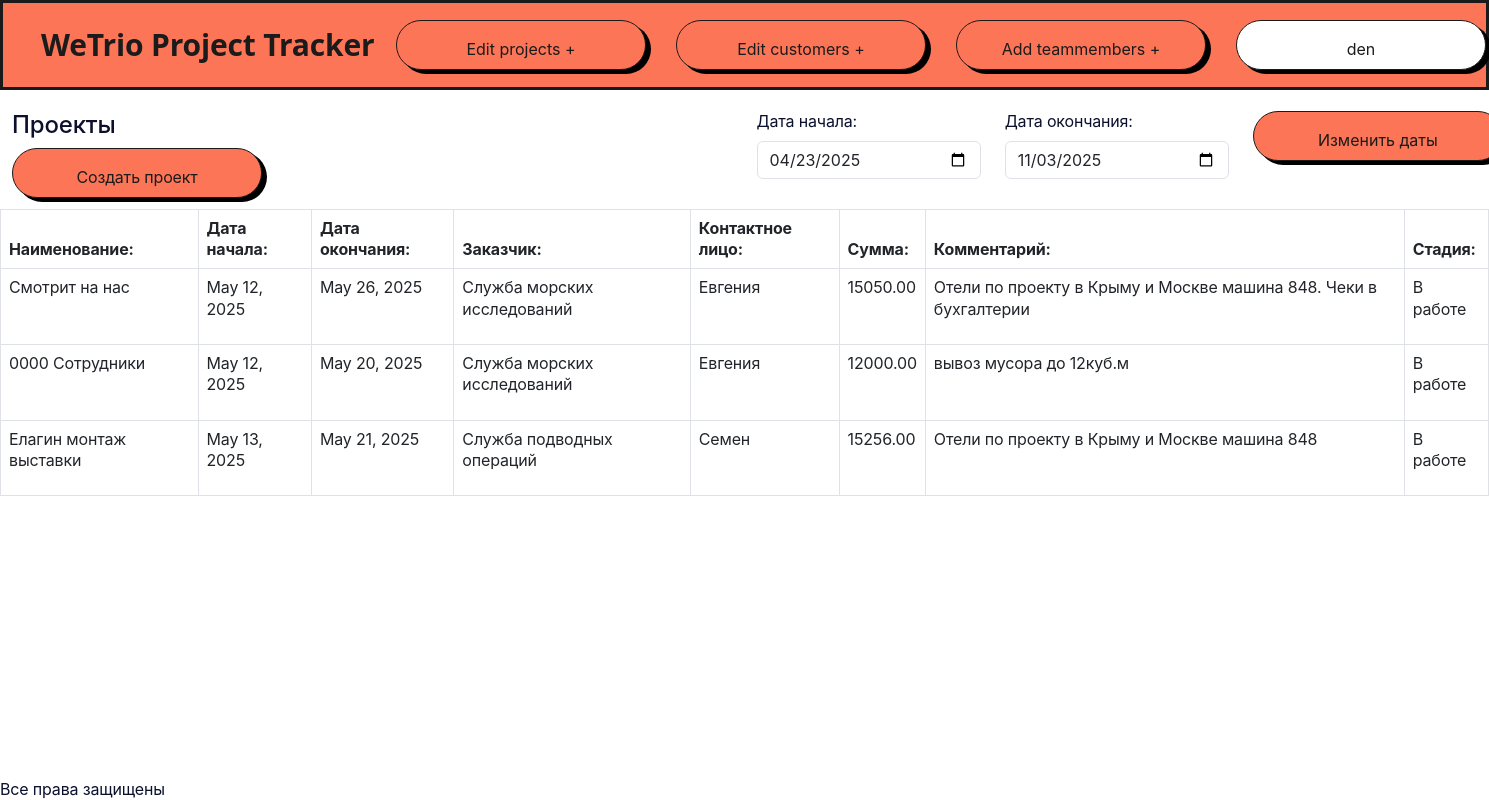
The app's page /read_projects/ (signed in) with its own data.
### prjcalendar/models.py (models this page shows, shortened)
class Project(models.Model):
    name_prj = models.CharField(max_length=200, unique=False)
    date_start = models.DateField(auto_now_add=False)
    date_finish = models.DateField(auto_now_add=False)
    contact_customer = models.ForeignKey(
        Customer, on_delete=models.PROTECT, blank=True, null=True)
    comments = models.TextField(blank=True)
    sum_prj = models.DecimalField(
        default=99999999.99, max_digits=12, decimal_places=2)
    progress = models.ForeignKey(
        Progress, on_delete=models.PROTECT, blank=True, null=True)
    color = models.CharField(
        max_length=7, default="#007bff", verbose_name="Цвет проекта")
    isDeleted = models.BooleanField(default=False)
    def __str__(self):
        return f'Проект: {self.name_prj}, даты работы ({self.date_start} -  {self.date_finish})'

class Customer(models.Model):
    name_firm = models.CharField(max_length=100, unique=True, blank=False)
    name_contact = models.CharField(max_length=100, unique=False, blank=True)
    phone = models.CharField(max_length=30, unique=False, blank=True)
    email = models.EmailField(max_length=100, blank=True)
    comments = models.CharField(max_length=200, unique=False, blank=True)
    isDeleted = models.BooleanField(default=False)

class Progress(models.Model):
    name_progress = models.CharField(max_length=40, unique=True)

### prjcalendar/project.py (the view)
# urls.py: path('read_projects/', read_projects, name='read projects base'),
@login_required
def read_projects(request):
    if request.method == 'POST':
        date_today = datetime.datetime.now()
        if request.POST.get('date_start') != "":
            date_st = datetime.datetime.strptime(
                request.POST.get('date_start'), '%Y-%m-%d')
        else:
            date_st = date_st = date_today
        if request.POST.get('date_finish') != "":
            date_fin = datetime.datetime.strptime(
                request.POST.get('date_finish'), '%Y-%m-%d')
        else:
            date_fin = date_today + datetime.timedelta(days=14)
        if date_fin < date_st:
            date_fin = date_st
    else:
        date_today = datetime.datetime.now()
        date_st = date_today - datetime.timedelta(days=180)
        date_fin = date_today + datetime.timedelta(days=14)
    projects = Project.objects.filter(
        date_start__range=[date_st, date_fin]).filter(
        date_finish__range=[date_st, date_fin])
    logger.info(f'Распечатали список проектов: {projects}')
    return render(request, "prjcalendar/projects_table.html", context={"date_start": date_st, "date_finish": date_fin, "projects": projects, "title": "Проекты"})

### prjcalendar/templates/prjcalendar/projects_table.html (shortened to what this page needs)
{% extends 'prjcalendar/base.html' %}
{% block content %}
  <div class="row">
    <div class = "col-md-6 ">
      <h4 class="h4 col-md-9">{{ title }}</h4>
      <a class="btn btn-btn btn-md col-md-5" href="{% url 'add projects to base' %}" role="button">Создать проект</a>
    </div>
    <div class = "col-md-6 bordered1">
      <form class="row " action="/read_projects/" method="post">
        <div class="col-md-4">
          <label for="date_start" class="form-label">Дата начала:</label>
          <input type="date" class="form-control" id='date_start' name="date_start" value="{{date_start|date:'Y-m-d'}}" />
        </div>
        <div class="col-md-4">
          <label for="date_finish" class="form-label">Дата окончания:</label>
          <input type="date" class="form-control" id='date_finish' name="date_finish" value="{{date_finish|date:'Y-m-d'}}" />
        </div>
        <div class="col-md-4">
          <button class="btn btn-btn ur_edit" type="submit" id="exit">Изменить даты</button>
        </div>
      </form>
    </div>
      <table id="prjTable" class="table table-bordered table-hover">
      <thead>
        <tr>
          <th>Наименование:</th>
          <th>Дата начала:</th>
          <th>Дата окончания:</th>
          <th>Заказчик:</th>
          <th>Контактное лицо:</th>
          <th>Сумма:</th>
          <th>Комментарий:</th>
          <th>Стадия:</th>
        </tr>
      </thead>
        {% for order in projects %}
          <tr  class="clickable" onclick="window.location='/projects/edit/{{ order.id }}/'">
            <td>{{ order.name_prj }}</td>
            <td>{{ order.date_start }}</td>
            <td>{{ order.date_finish }}</td>
            <td>{{ order.contact_customer.name_firm }}</td>
            <td>{{ order.contact_customer.name_contact }}</td>
            <td class="right">{{ order.sum_prj}}</td>
            <td>{{ order.comments }}</td>
            <td class="center">
              {% if order.progress.name_progress == "Завершен" %}
                <p class="tbl_ok">{{ order.progress.name_progress }}</p>
              {% else %}
                <p>{{ order.progress.name_progress }}</p>
              {% endif %}
            </td>
          </tr>
        {% endfor %}
      </table>
    </div>
{% load static %}
{% endblock %}

### prjcalendar/templates/prjcalendar/base.html (shortened to what this page needs)
<!doctype html>
<html lang="en" data-bs-theme="light">
  <head>
    {% load static %}
    <link href="{% static 'css/boxicons.min.css' %}" rel="stylesheet" >
    <link href="{% static 'css/dataTables.min.css' %}" rel="stylesheet" >
    <link href="{% static 'css/dataTables.bootstrap5.min.css'%}" rel="stylesheet">
    <link href="{% static 'css/jquery.dataTables.min.css'%}" rel="stylesheet">
    <link href="{% static 'css/bootstrap.min.css' %}" rel="stylesheet">
    <link href="{% static 'css/main.css' %}" rel="stylesheet">
    <link href="{% static 'css/calendar.css' %}" rel="stylesheet">
    <link href="https://code.jquery.com/ui/1.14.1/themes/base/jquery-ui.css" rel="stylesheet">
    <link href="https://cdnjs.cloudflare.com/ajax/libs/font-awesome/6.0.0/css/all.min.css" rel="stylesheet">
  </head>
  <body>
    <div class="content">
    <header class="site-header specific">
      <nav class="navbar navbar-expand-sm bg-primary fixed-top">
        <div  class="navbar-nav ml-auto mb-2 mb-lg-0">
          <a class="navbar-brand nav-link about" aria-current="page" href="/calendar/">WeTrio Project Tracker</a>
        </div>
        <div class="collapse navbar-collapse" id="navbarNavDropdown">
          <ul class="navbar-nav ml-auto mb-2 mb-lg-0 right-side">
            <li class="nav-item">
              <div class="btn-group">
                <button class="nav-link dropdown btn btn-btn" type="button" id="dropdownMenuButton1" data-bs-toggle="dropdown" aria-expanded="false">
                Edit projects +
              </button>
              </div>
            </li>
            <li class="nav-item">
              <div class="btn-group">
                <button class="nav-link dropdown btn btn-btn" type="button" id="dropdownMenuButton2" data-bs-toggle="dropdown" aria-expanded="false">
                Edit customers +
              </button>
              </div>
            </li>
            <li class="nav-item">
              <div class="btn-group">
                <button class="nav-link dropdown btn btn-btn" type="button" id="dropdownMenuButton3" data-bs-toggle="dropdown" aria-expanded="false">
                Add teammembers +
              </button>
              </div>
            </li>
            <li class="nav-item">
              <div class="btn-group">
                {% if user.is_authenticated %}
                <button class="nav-link dropdown btn btn-btn btn-log" type="button" id="dropdownMenuButton4" data-bs-toggle="dropdown" aria-expanded="false"> {{user.username}}
                </button>
              {% else %}
                <a class="nav-link btn-self btn-log" href="{% url 'login' %}">{{user.last_username}} Login -></a>
              {% endif %}
              </div>
            </li>
          </ul>
        </div>
      </nav>
    </div>
    <main role="main" class="container-fluid">
      <br />
      {% block content %}
      {% endblock %}
      <br />
    </main>
    <footer class="row fixed-bottom modal-footer center">
      <p>Все права защищены</p>
    </footer>
    <link type="text/css" href="{% static 'css/dataTables.min_2.css' %}" rel="stylesheet" >
    <link type="text/css" href="{% static 'css/dataTables.min_1.css' %}" rel="stylesheet" >
  </body>
</html>

### static/css/main.css (style rules this page uses)
body { --bs-body-font-size: 0.8em; --bs-body-line-height: 1em; padding:0; }
.nav-link { margin-left: 30px; }
.right { overflow-x: auto; }
form { display: block; margin-bottom: 30px; }
.about { width: 310px; top: 28px; left: 48px; gap: 0px; opacity: 0px; font-family: system-ui, -apple-system, BlinkMacSystemFont, 'Segoe UI', Roboto, Oxygen, Ubuntu, Cantarell, 'Open Sans', 'Helvetica Neue', sans-serif, 'Roobert'; font-size: 30px; font-weight: 750; line-height: 30px; text-align: left; text-decoration-skip-ink: none; background: #FC7557; color: #1b1b1b; }
.bg-primary { width: 100%; height: 90px; border: 3px solid #1A1A1A; background-color: #FC7557 !important; position: relative; }
.btn-btn { width: 250px; font-weight: 400; height: 50px; padding: 16px 32px 16px 32px; gap: 10px; border-radius: 30px!important; opacity: 0px; background: #FC7557; border: 1px solid #1A1A1A; box-shadow: 5px 4px 0px 0px #000000; color: #1b1b1b; }
.btn-log { background: #FFFFFF; }
body { display: flex; background: #FFFFFF; --bs-body-font-size: 1em; --bs-body-line-height: 1.1em; padding:0; line-height: 1.33337; font-weight: 400; font-family: SF Pro Text, SF Pro Icons, Helvetica Neue, Helvetica, Arial, sans-serif; letter-spacing: -.01em; color: #0b102c; overflow-x: hidden; flex-direction: column; align-items: stretch; }
@media (min-width: 1024px) and (max-width:3000px) { .navbar-collapse { display: flex !important; flex-basis: auto; flex-direction: row-reverse; } }

### static/css/datatables.min_2.css (style rules this page uses)
:root { --dt-row-selected: 13, 110, 253;--dt-row-selected-text: 255, 255, 255;--dt-row-selected-link: 9, 10, 11;--dt-row-stripe: 0, 0, 0;--dt-row-hover: 0, 0, 0;--dt-column-ordering: 0, 0, 0;--dt-html-background: white }

### static/css/datatables.min_1.css (style rules this page uses)
:root { --dt-row-selected: 13, 110, 253;--dt-row-selected-text: 255, 255, 255;--dt-row-selected-link: 9, 10, 11;--dt-row-stripe: 0, 0, 0;--dt-row-hover: 0, 0, 0;--dt-column-ordering: 0, 0, 0;--dt-html-background: white }

### records on screen
Project: name_prj "Смотрит на нас", date_start "May 12, 2025", date_finish "May 26, 2025", contact_customer.name_firm "Служба морских исследований", contact_customer.name_contact "Евгения", sum_prj "15050.00", comments "Отели по проекту в Крыму и Москве машина 848. Чеки в бухгалтерии", progress.name_progress "В работе"
Project: name_prj "0000 Сотрудники", date_start "May 12, 2025", date_finish "May 20, 2025", contact_customer.name_firm "Служба морских исследований", contact_customer.name_contact "Евгения", sum_prj "12000.00", comments "вывоз мусора до 12куб.м", progress.name_progress "В работе"
Project: name_prj "Елагин монтаж выставки", date_start "May 13, 2025", date_finish "May 21, 2025", contact_customer.name_firm "Служба подводных операций", contact_customer.name_contact "Семен", sum_prj "15256.00", comments "Отели по проекту в Крыму и Москве машина 848", progress.name_progress "В работе"

### other values on screen
{{ user.username }} "den"
{{ title }} "Проекты"
